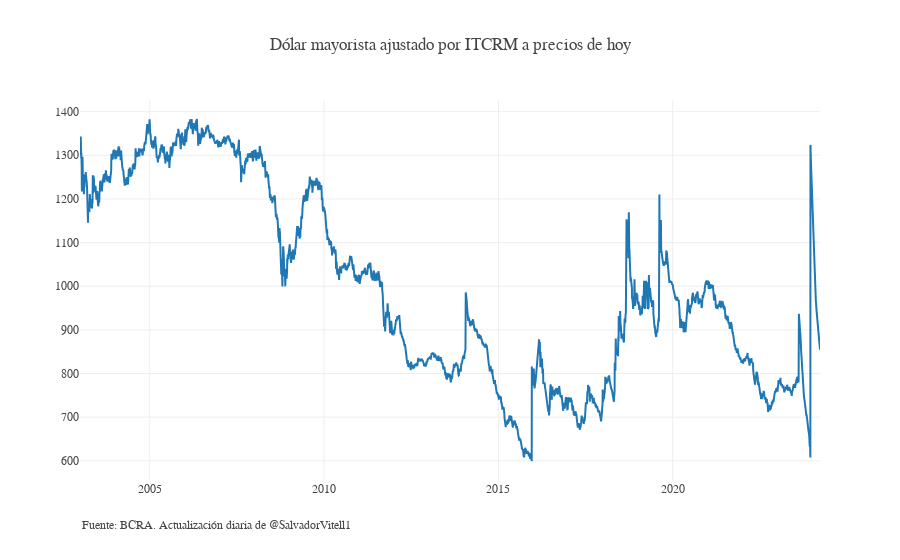

Write notebook code for a chart like this one.
### Code cell
inicio = "2003"
fig = go.Figure()
temp = df[inicio:].copy()
fig.add_trace(go.Scatter(x = temp.index, y = temp["dolar_ajustado_itcrm"]))
fig.update_layout(template = None, font_family = "georgia",
                  title_text = "Dólar mayorista ajustado por ITCRM a precios de hoy")
fig.add_annotation(text="Fuente: BCRA. Actualización diaria de @SalvadorVitell1", xref="paper",yref="paper",x=0,y=-0.14,showarrow=False)

### Figure 1 — Plotly figure (JSON) as saved in the notebook; plotly's stock layout.template omitted (floating-point values rounded to 4 significant figures; data arrays with more than 128 entries replaced by an {"elided": "..."} marker saying what was removed)
{"data": [{"type": "scatter", "x": {"elided": "5192 str values"}, "y": {"elided": "5192 float values"}}], "layout": {"annotations": [{"showarrow": false, "text": "Fuente: BCRA. Actualización diaria de @SalvadorVitell1", "x": 0, "xref": "paper", "y": -0.14, "yref": "paper"}], "font": {"family": "georgia"}, "title": {"text": "Dólar mayorista ajustado por ITCRM a precios de hoy"}}}
